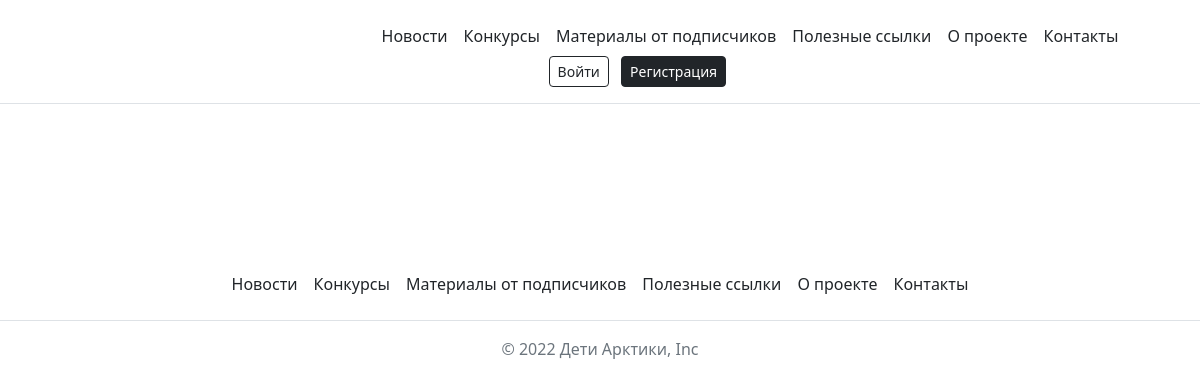
Page /links/ on the earlier database version.
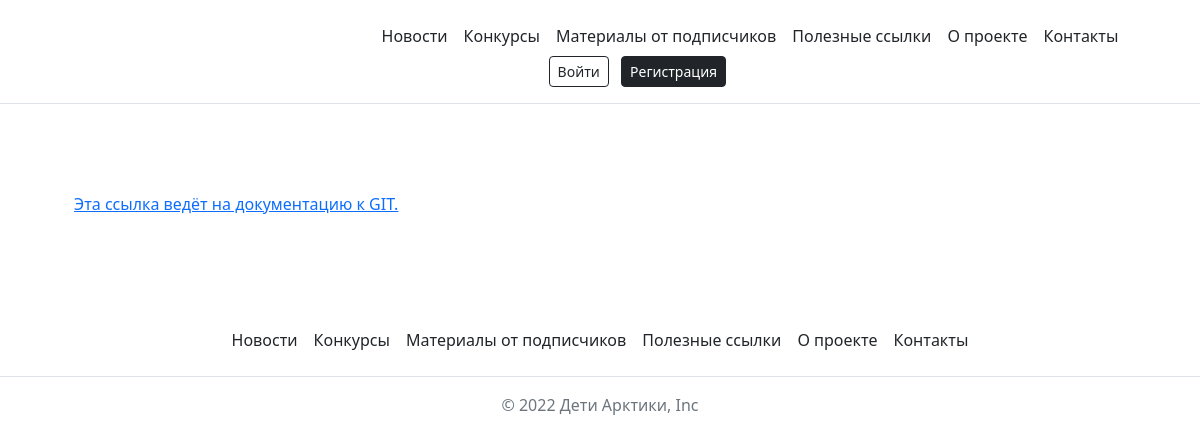
Same page on the later database version.
### posts/models.py (models this page shows)
class UsefulLink(models.Model):
    link = models.URLField()
    description = models.TextField()

### posts/views.py (the view)
def useful_links(request):
    links = UsefulLink.objects.all()
    context = {
        'links': links,
    }
    return render(request, 'posts/useful_links.html', context)

### templates/posts/useful_links.html
{% extends 'base.html' %}
{% block content %}
    <div class="container py-5">
        <article>
            {% for link in links %}
                <ul>
                    <a href="{{ link.link }}">{{ link.description }}</a>
                </ul>
            {% endfor %}
        </article>
    </div>
{% endblock %}

Differences in the rows shown:
added UsefulLink: description "Эта ссылка ведёт на документацию к GIT."
